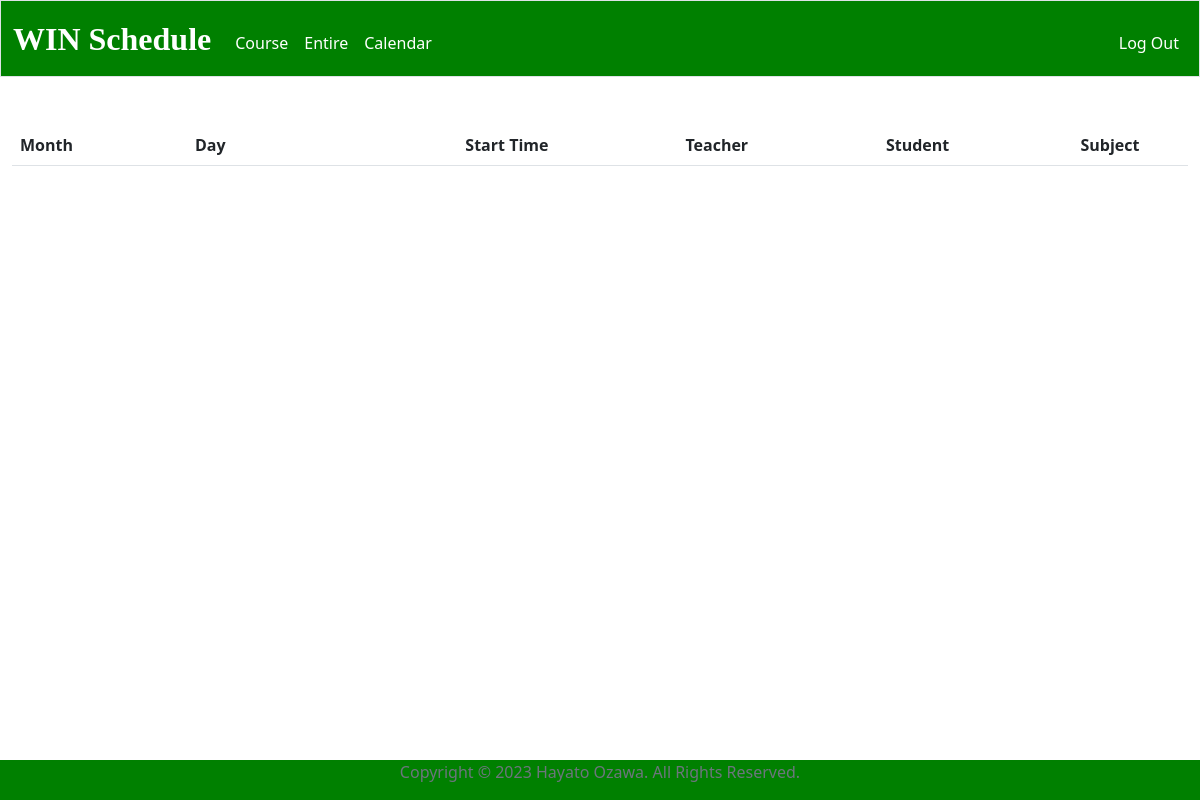
Page / (signed in) on the earlier database version.
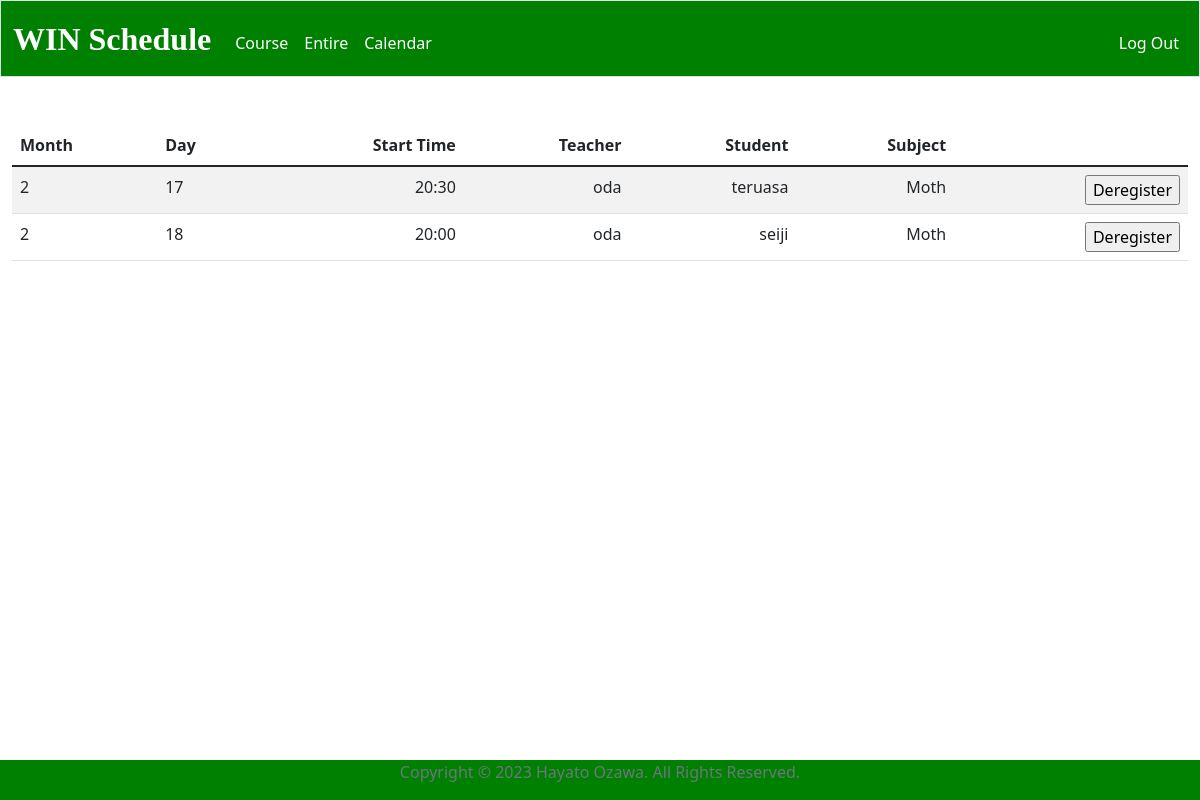
Same page on the later database version.
### tables this page shows
CREATE TABLE classes(id INTEGER PRIMARY KEY AUTOINCREMENT, user_id INTEGER NOT NULL, subject TEXT NOT NULL, month INTEGER NOT NULL, day INTEGER NOT NULL, hour INTEGER NOT NULL, minute TEXT NOT NULL, year INTEGER NOT NULL, studentname TEXT NOT NULL, teachername TEXT NOT NULL, FOREIGN KEY (user_id) REFERENCES users(id));

### app.py (the view)
@app.route("/")
@login_required
def index():
    user_id = session["user_id"]
    if is_teacher(user_id) == True:
        classes = db.execute("SELECT * FROM classes WHERE user_id = ?", user_id)
        if classes == None:
            return render_template("index.html")
        return render_template("index.html", classes=classes)
    else:
        username = db.execute("SELECT name FROM users WHERE id = ?", user_id)[0]["name"]
        classes = db.execute("SELECT * FROM classes WHERE studentname = ?", username)
        if classes == None:
            return render_template("index.html")
        return render_template("index.html", classes=classes)

### app.py (called while the page is built)
def login_required(f):
    @wraps(f)
    def decorated_function(*args, **kwargs):
        if session.get("user_id") is None:
            return redirect("/login")
        return f(*args, **kwargs)
    return decorated_function

def is_teacher(user_id):
    usertype = db.execute("SELECT type FROM users WHERE id = ?", user_id)[0]["type"]
    if usertype != "teacher":
        return False
    else:
        return True

### templates/index.html (shortened to what this page needs)
{% extends "layout.html" %}
{% block main %}
    <table class="table table-striped">
        <thead>
            <tr>
                <th class="text-start">Month</th>
                <th class="text-start">Day</th>
                <th class="text-end">Start Time</th>
                <th class="text-end">Teacher</th>
                <th class="text-end">Student</th>
                <th class="text-end">Subject</th>
                <th class="text-end"></th>
            </tr>
        </thead>
    <tbody>
            {% for class in classes %}
                <tr>
                    <td class="text-start">{{ class["month"] }}</td>
                    <td class="text-start">{{ class["day"] }}</td>
                    <td class="text-end">{{ class["hour"] }}:{{ class["minute"] }}</td>
                    <td class="text-end">{{ class["teachername"] }}</td>
                    <td class="text-end">{{ class["studentname"] }}</td>
                    <td class="text-end">{{ class["subject"] }}</td>
                    <td class="text-end">
                        <form action="/deregister" method="post">
                            <input type="submit" value="Deregister">
                        </form>
                    </td>
                </tr>
            {% endfor %}
        </tbody>
    </table>
{% endblock %}

Differences in the rows shown:
now on this page (row edited): classes: month "2", day "17", hour "20", minute "30", teachername "oda", studentname "teruasa", subject "Moth"
added classes: month "2", day "18", hour "20", minute "00", teachername "oda", studentname "seiji", subject "Moth"
